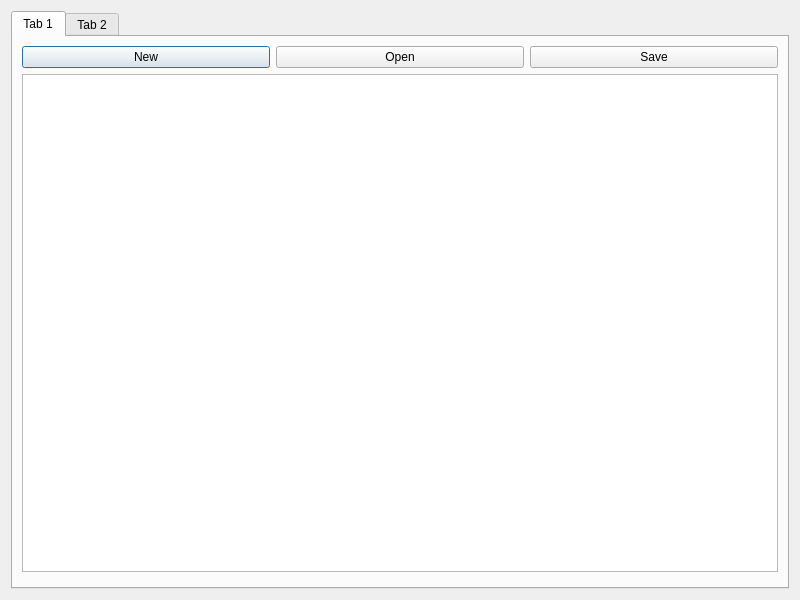
<?xml version="1.0" encoding="UTF-8"?>
<ui version="4.0">
 <class>Dialog</class>
 <widget class="QDialog" name="Dialog">
  <property name="geometry">
   <rect>
    <x>0</x>
    <y>0</y>
    <width>800</width>
    <height>600</height>
   </rect>
  </property>
  <property name="windowTitle">
   <string>Dialog</string>
  </property>
  <layout class="QGridLayout" name="gridLayout">
   <item row="0" column="0">
    <widget class="QTabWidget" name="tabWidget">
     <widget class="QWidget" name="resource1">
      <attribute name="title">
       <string>Tab 1</string>
      </attribute>
      <layout class="QVBoxLayout" name="verticalLayout">
       <item>
        <layout class="QHBoxLayout" name="hlay">
         <item>
          <widget class="QPushButton" name="btnNew">
           <property name="text">
            <string>New</string>
           </property>
           <property name="icon">
            <iconset resource="../resources/resources.qrc">
             <normaloff>:/files/images/file.png</normaloff>:/files/images/file.png</iconset>
           </property>
          </widget>
         </item>
         <item>
          <widget class="QPushButton" name="btnOpen">
           <property name="text">
            <string>Open</string>
           </property>
           <property name="icon">
            <iconset resource="../resources/resources.qrc">
             <normaloff>:/files/images/folder.png</normaloff>:/files/images/folder.png</iconset>
           </property>
          </widget>
         </item>
         <item>
          <widget class="QPushButton" name="btnSave">
           <property name="text">
            <string>Save</string>
           </property>
           <property name="icon">
            <iconset resource="../resources/resources.qrc">
             <normaloff>:/files/images/disk.png</normaloff>:/files/images/disk.png</iconset>
           </property>
          </widget>
         </item>
        </layout>
       </item>
       <item>
        <widget class="QPlainTextEdit" name="pte"/>
       </item>
       <item>
        <widget class="QDialogButtonBox" name="btnBox">
         <property name="standardButtons">
          <set>QDialogButtonBox::NoButton</set>
         </property>
        </widget>
       </item>
      </layout>
     </widget>
     <widget class="QWidget" name="tab_2">
      <attribute name="title">
       <string>Tab 2</string>
      </attribute>
     </widget>
    </widget>
   </item>
  </layout>
 </widget>
 <resources>
  <include location="../resources/resources.qrc"/>
 </resources>
 <connections/>
</ui>
